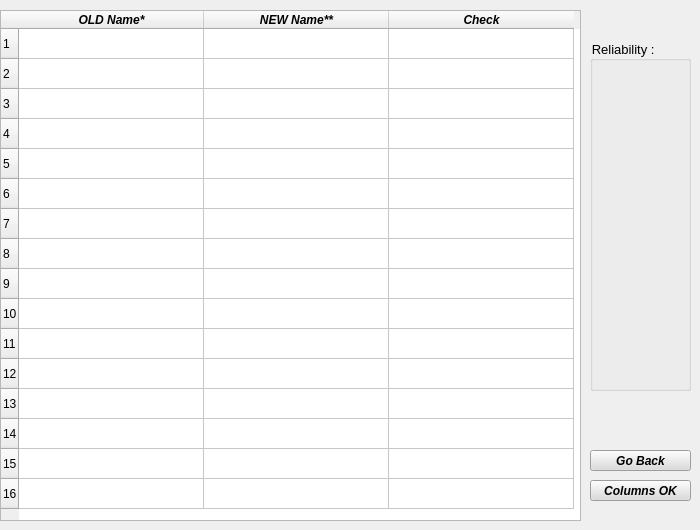
     <widget class="QWidget" name="Step2">
      <property name="styleSheet">
       <string notr="true"># Step_2_Check_columns_match {
	background-color: rgb(220, 220, 220);
}</string>
      </property>
      <attribute name="title">
       <string>Step 2 : Check Columns match</string>
      </attribute>
      <widget class="QTableWidget" name="tableWidget1">
       <property name="geometry">
        <rect>
         <x>0</x>
         <y>10</y>
         <width>581</width>
         <height>511</height>
        </rect>
       </property>
       <property name="font">
        <font>
         <family>Arial</family>
         <pointsize>8</pointsize>
        </font>
       </property>
       <property name="styleSheet">
        <string notr="true">font-family: Arial; </string>
       </property>
       <property name="lineWidth">
        <number>5</number>
       </property>
       <property name="sizeAdjustPolicy">
        <enum>QAbstractScrollArea::AdjustToContents</enum>
       </property>
       <property name="showGrid">
        <bool>true</bool>
       </property>
       <property name="gridStyle">
        <enum>Qt::SolidLine</enum>
       </property>
       <property name="wordWrap">
        <bool>true</bool>
       </property>
       <property name="cornerButtonEnabled">
        <bool>true</bool>
       </property>
       <property name="rowCount">
        <number>16</number>
       </property>
       <property name="columnCount">
        <number>3</number>
       </property>
       <attribute name="horizontalHeaderDefaultSectionSize">
        <number>185</number>
       </attribute>
       <row/>
       <row/>
       <row/>
       <row/>
       <row/>
       <row/>
       <row/>
       <row/>
       <row/>
       <row/>
       <row/>
       <row/>
       <row/>
       <row/>
       <row/>
       <row/>
       <column>
        <property name="text">
         <string>OLD Name*</string>
        </property>
        <property name="font">
         <font>
          <family>Arial</family>
          <weight>75</weight>
          <italic>true</italic>
          <bold>true</bold>
         </font>
        </property>
       </column>
       <column>
        <property name="text">
         <string>NEW Name**</string>
        </property>
        <property name="font">
         <font>
          <family>Arial</family>
          <weight>75</weight>
          <italic>true</italic>
          <bold>true</bold>
         </font>
        </property>
       </column>
       <column>
        <property name="text">
         <string>Check</string>
        </property>
        <property name="font">
         <font>
          <family>Arial</family>
          <weight>75</weight>
          <italic>true</italic>
          <bold>true</bold>
         </font>
        </property>
       </column>
       <item row="0" column="0">
        <property name="text">
         <string/>
        </property>
       </item>
      </widget>
      <widget class="QPushButton" name="pushButton_9">
       <property name="geometry">
        <rect>
         <x>590</x>
         <y>480</y>
         <width>101</width>
         <height>21</height>
        </rect>
       </property>
       <property name="styleSheet">
        <string notr="true">background-color: rgb(220, 220, 220);
font-weight: bold;
font-style: italic;
font-family: Arial; 
font-size: 12px;</string>
       </property>
       <property name="text">
        <string>Columns OK</string>
       </property>
      </widget>
      <widget class="QPushButton" name="pushButton_11">
       <property name="geometry">
        <rect>
         <x>590</x>
         <y>450</y>
         <width>101</width>
         <height>21</height>
        </rect>
       </property>
       <property name="styleSheet">
        <string notr="true">background-color: rgb(220, 220, 220);
font-weight: bold;
font-style: italic;
font-family: Arial; 
font-size: 12px;</string>
       </property>
       <property name="text">
        <string>Go Back</string>
       </property>
      </widget>
      <widget class="QGroupBox" name="legendbox_3">
       <property name="geometry">
        <rect>
         <x>590</x>
         <y>40</y>
         <width>101</width>
         <height>351</height>
        </rect>
       </property>
       <property name="styleSheet">
        <string notr="true">font-family: Arial; 
font-size: 13px;</string>
       </property>
       <property name="title">
        <string>Reliability : </string>
       </property>
      </widget>
     </widget>
